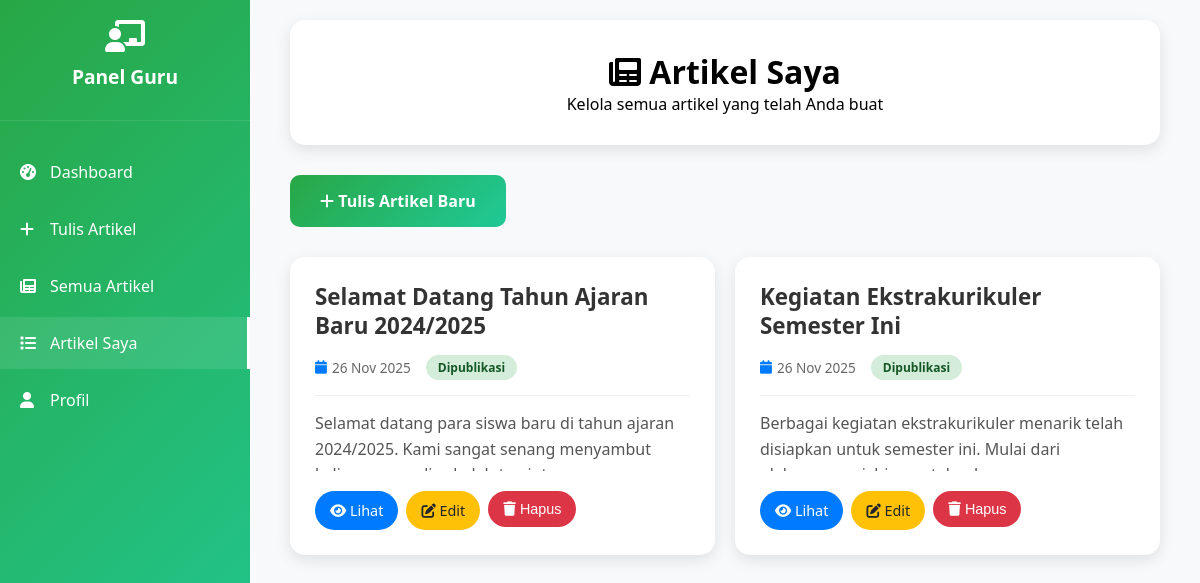
The page /guru/artikel_saya.php (signed in) on the database its author committed.
### tables this page shows
CREATE TABLE IF NOT EXISTS artikel (
    id INT AUTO_INCREMENT PRIMARY KEY,
    judul VARCHAR(255) NOT NULL,
    konten TEXT NOT NULL,
    foto VARCHAR(255),
    kategori VARCHAR(100),
    author_id INT NOT NULL,
    status ENUM('draft', 'published', 'rejected') DEFAULT 'draft',
    rejection_reason TEXT,
    created_at TIMESTAMP DEFAULT CURRENT_TIMESTAMP,
    updated_at TIMESTAMP DEFAULT CURRENT_TIMESTAMP ON UPDATE CURRENT_TIMESTAMP,
    FOREIGN KEY (author_id) REFERENCES users(id) ON DELETE CASCADE
);

### guru/artikel_saya.php (the view, shortened to what this page needs)
<?php
include '../config.php';
$my_articles = mysqli_query($conn, "SELECT * FROM artikel WHERE author_id = {$_SESSION['user_id']} ORDER BY created_at DESC");
?>
<!DOCTYPE html>
<html lang="id">
<head>
    <link href="https://cdnjs.cloudflare.com/ajax/libs/font-awesome/6.0.0/css/all.min.css" rel="stylesheet">
</head>
<body>
    <div class="sidebar">
        <div class="sidebar-header">
            <i class="fas fa-chalkboard-teacher" style="font-size: 2rem;"></i>
            <h3>Panel Guru</h3>
        </div>
        <ul class="nav-menu">
            <li class="nav-item">
                <a href="dashboard.php" class="nav-link">
                    <i class="fas fa-tachometer-alt"></i>
                    Dashboard
                </a>
            </li>
            <li class="nav-item">
                <a href="tulis_artikel.php" class="nav-link">
                    <i class="fas fa-plus"></i>
                    Tulis Artikel
                </a>
            </li>
            <li class="nav-item">
                <a href="artikel.php" class="nav-link">
                    <i class="fas fa-newspaper"></i>
                    Semua Artikel
                </a>
            </li>
            <li class="nav-item">
                <a href="#" class="nav-link active">
                    <i class="fas fa-list"></i>
                    Artikel Saya
                </a>
            </li>
            <li class="nav-item">
                <a href="profil.php" class="nav-link">
                    <i class="fas fa-user"></i>
                    Profil
                </a>
            </li>
        </ul>
    </div>
    <div class="main-content">
        <div class="container">
        <div class="header">
            <h1><i class="fas fa-newspaper"></i> Artikel Saya</h1>
            <p>Kelola semua artikel yang telah Anda buat</p>
        </div>
        <a href="tulis_artikel.php" class="add-article-btn">
            <i class="fas fa-plus"></i> Tulis Artikel Baru
        </a>
        <?php if ($my_articles && mysqli_num_rows($my_articles) > 0): ?>
            <div class="articles-grid">
                <?php while($article = mysqli_fetch_assoc($my_articles)): ?>
                <div class="article-card">
                    <div style="padding: 25px;">
                        <h3 style="font-size: 1.4rem; font-weight: 700; color: #333; margin-bottom: 15px; line-height: 1.3;">
                            <?php echo htmlspecialchars($article['judul']); ?>
                        </h3>
                        <div style="display: flex; align-items: center; gap: 15px; font-size: 0.85rem; color: #666; margin-bottom: 15px; padding-bottom: 15px; border-bottom: 1px solid #f0f0f0;">
                            <span style="display: flex; align-items: center; gap: 5px;">
                                <i class="fas fa-calendar" style="color: #007bff;"></i>
                                <?php echo date('d M Y', strtotime($article['created_at'])); ?>
                            </span>
                            <span class="status-badge status-<?php echo $article['status']; ?>" style="padding: 4px 12px; border-radius: 15px; font-size: 0.75rem; font-weight: 600;">
                                <?php echo $article['status'] == 'published' ? 'Dipublikasi' : ($article['status'] == 'rejected' ? 'Ditolak' : 'Draft'); ?>
                            </span>
                        </div>
                        <p style="color: #555; line-height: 1.6; margin-bottom: 20px; height: 60px; overflow: hidden; display: -webkit-box; -webkit-line-clamp: 3; -webkit-box-orient: vertical;">
                            <?php echo htmlspecialchars(substr($article['konten'], 0, 120)) . '...'; ?>
                        </p>
                        <div style="display: flex; gap: 8px; flex-wrap: wrap;">
                            <?php if($article['status'] == 'published'): ?>
                                <a href="../artikel_pengunjung.php?id=<?php echo $article['id']; ?>" target="_blank" style="background: #007bff; color: white; padding: 10px 15px; border-radius: 25px; text-decoration: none; font-size: 0.9rem; font-weight: 500;">
                                    <i class="fas fa-eye"></i> Lihat
                                </a>
                            <?php endif; ?>
                            <a href="../edit_artikel.php?id=<?php echo $article['id']; ?>" style="background: #ffc107; color: #212529; padding: 10px 15px; border-radius: 25px; text-decoration: none; font-size: 0.9rem; font-weight: 500;">
                                <i class="fas fa-edit"></i> Edit
                            </a>
                            <form method="POST" style="display: inline;" onsubmit="return confirm('Yakin hapus artikel ini?')">
                                <button type="submit" name="delete_artikel" style="background: #dc3545; color: white; padding: 10px 15px; border-radius: 25px; border: none; font-size: 0.9rem; font-weight: 500; cursor: pointer;">
                                    <i class="fas fa-trash"></i> Hapus
                                </button>
                            </form>
                        </div>
                    </div>
                </div>
                <?php endwhile; ?>
            </div>
        <?php endif; ?>
        </div>
    </div>
</body>
</html>

### guru/artikel_saya.php (style rules this page uses)
* { margin: 0; padding: 0; box-sizing: border-box; }
body { font-family: 'Segoe UI', Tahoma, Geneva, Verdana, sans-serif; background: #f8f9fa; }
.sidebar { position: fixed; left: 0; top: 0; width: 250px; height: 100vh; background: linear-gradient(135deg, #28a745 0%, #20c997 100%); color: white; padding: 20px 0; z-index: 1000; }
.sidebar-header { text-align: center; padding: 0 20px 30px; border-bottom: 1px solid rgba(255,255,255,0.1); }
.sidebar-header h3 { margin-top: 10px; font-size: 1.2rem; }
.nav-menu { list-style: none; padding: 20px 0; }
.nav-item { margin: 5px 0; }
.nav-link { display: flex; align-items: center; padding: 15px 20px; color: white; text-decoration: none; transition: all 0.3s ease; }
.nav-link:hover, .nav-link.active { background: rgba(255,255,255,0.1); border-right: 3px solid white; }
.nav-link i { margin-right: 10px; width: 20px; }
.main-content { margin-left: 250px; padding: 20px; }
.container { max-width: 1200px; margin: 0 auto; padding: 0 20px; }
.header { background: white; padding: 30px; border-radius: 15px; box-shadow: 0 5px 15px rgba(0,0,0,0.1); margin-bottom: 30px; text-align: center; }
.articles-grid { display: grid; grid-template-columns: repeat(auto-fit, minmax(350px, 1fr)); gap: 20px; }
.article-card { background: white; border-radius: 15px; box-shadow: 0 5px 15px rgba(0,0,0,0.1); overflow: hidden; transition: all 0.3s ease; }
.status-badge { padding: 4px 12px; border-radius: 15px; font-size: 0.75rem; font-weight: 600; display: inline-block; }
.status-published { background: #d4edda; color: #155724; }
.add-article-btn { background: linear-gradient(135deg, #28a745 0%, #20c997 100%); color: white; padding: 15px 30px; text-decoration: none; border-radius: 10px; font-weight: 600; display: inline-block; margin-bottom: 30px; }

### rows shown on the page
artikel: judul "Selamat Datang Tahun Ajaran Baru 2024/2025", created_at "26 Nov 2025", status "Dipublikasi", konten "Selamat datang para siswa baru di tahun ajaran 2024/2025. Kami sangat senang…"
artikel: judul "Kegiatan Ekstrakurikuler Semester Ini", created_at "26 Nov 2025", status "Dipublikasi", konten "Berbagai kegiatan ekstrakurikuler menarik telah disiapkan untuk semester ini. Mulai…"
